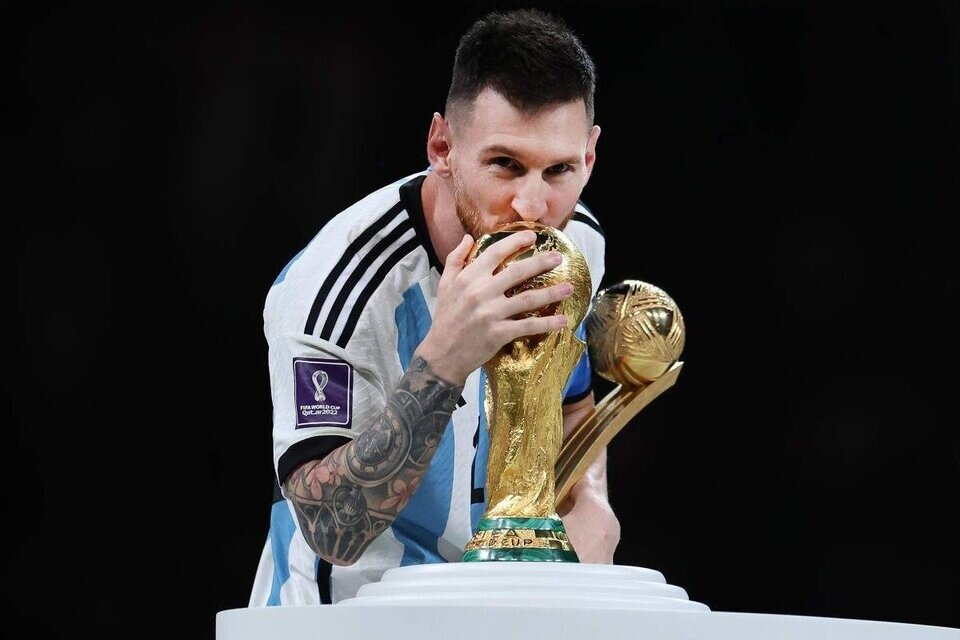
#> input picture 2023/imagenes/messi.jpeg, 960 x 640 px
$ jupyter execute 'Extra - Convoluciones.ipynb'
#> lines starting #> are read from the running program, lines starting #| are printed output that depends on the picture
[cell 1]
from PIL import Image
import numpy as np
import matplotlib.pyplot as plt

[cell 2]
messi = np.array(Image.open("imagenes/messi.jpeg").convert("L"))
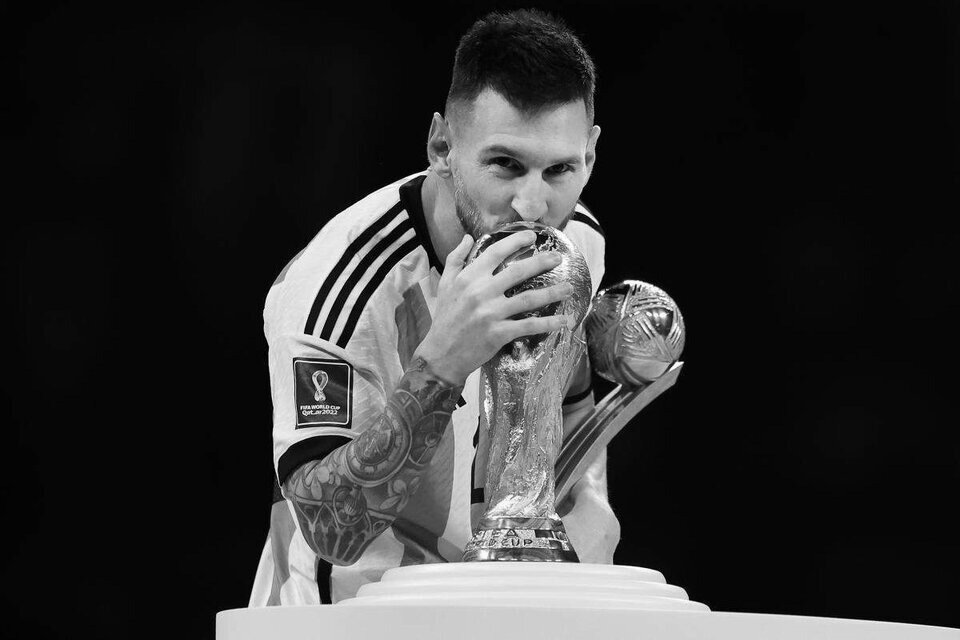
#> messi: shape (640, 960); min 0, max 255, mean 49.9
patron1 = np.array(Image.open("imagenes/patron.jpg").convert("L"))
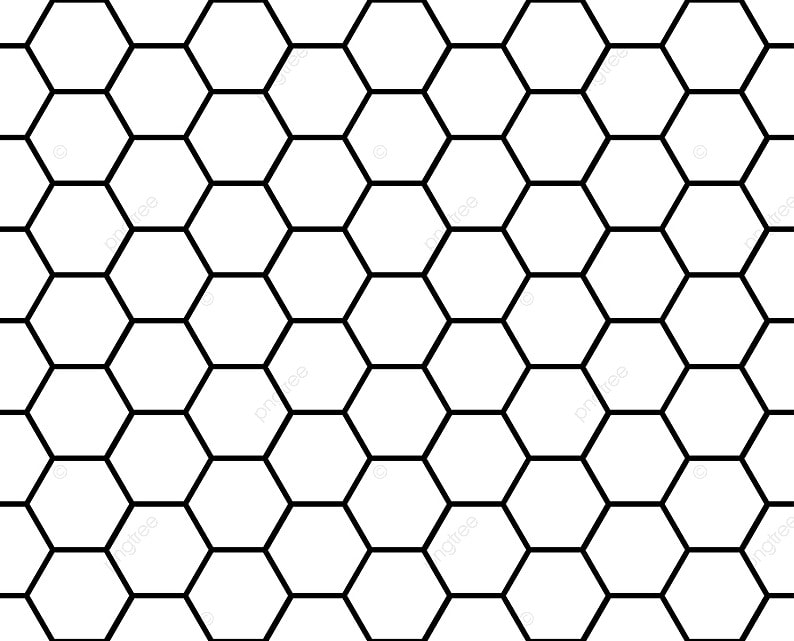
#> input picture 2023/imagenes/patron.jpg, 794 x 641 px
#> patron1 is the input picture: shape (641, 794); min 0, max 255, mean 225.3
patron2 = np.array(Image.open("imagenes/patron.png").convert("L"))
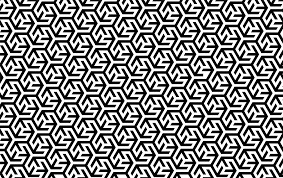
#> input picture 2023/imagenes/patron.png, 283 x 178 px

plt.imshow(messi, cmap='gray')
plt.show()

[cell 3]
messi

[cell 4]
from scipy import signal

def apply_convolution(image, kernel):
    # Apply convolution
    filtered_image = signal.convolve2d(image, kernel)
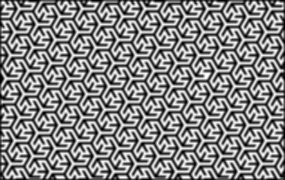
#> filtered_image: shape (180, 285) float64; min 0, max 255, mean 133.5; drawn with min black and max white
    print

    # Plot original and filtered image
    fig, (ax1, ax2) = plt.subplots(1, 2, figsize=(10, 5))
    ax1.imshow(image, cmap='gray')
    ax1.set_title('Imagen Original')
    ax2.imshow(np.absolute(filtered_image), cmap='gray')
    ax2.set_title('Con Filtro')
    plt.show()

[cell 5]
blur = np.array([
    [1/9,1/9,1/9],
    [1/9,1/9,1/9],
    [1/9,1/9,1/9]
    ])

apply_convolution(patron2, blur)

[cell 6]
blur_large = np.array([[1/25, 1/25, 1/25, 1/25, 1/25],
                         [1/25, 1/25, 1/25, 1/25, 1/25],
                         [1/25, 1/25, 1/25, 1/25, 1/25],
                         [1/25, 1/25, 1/25, 1/25, 1/25],
                         [1/25, 1/25, 1/25, 1/25, 1/25]])

apply_convolution(patron2, blur_large)
#> in apply_convolution (call 2), `filtered_image = signal.convolve2d(image, kernel)`:
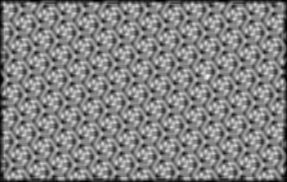
#> filtered_image: shape (182, 287) float64; min 0, max 248.8, mean 131.1

[cell 7]
import scipy.stats as st

def gkern(kernlen=21, nsig=3):
    """Returns a 2D Gaussian kernel."""

    x = np.linspace(-nsig, nsig, kernlen+1)
    kern1d = np.diff(st.norm.cdf(x))
    kern2d = np.outer(kern1d, kern1d)
    return kern2d/kern2d.sum()

gaussian_blur = gkern(20)
print(gaussian_blur)
apply_convolution(messi, gaussian_blur)
#> in apply_convolution (call 3), `filtered_image = signal.convolve2d(image, kernel)`:
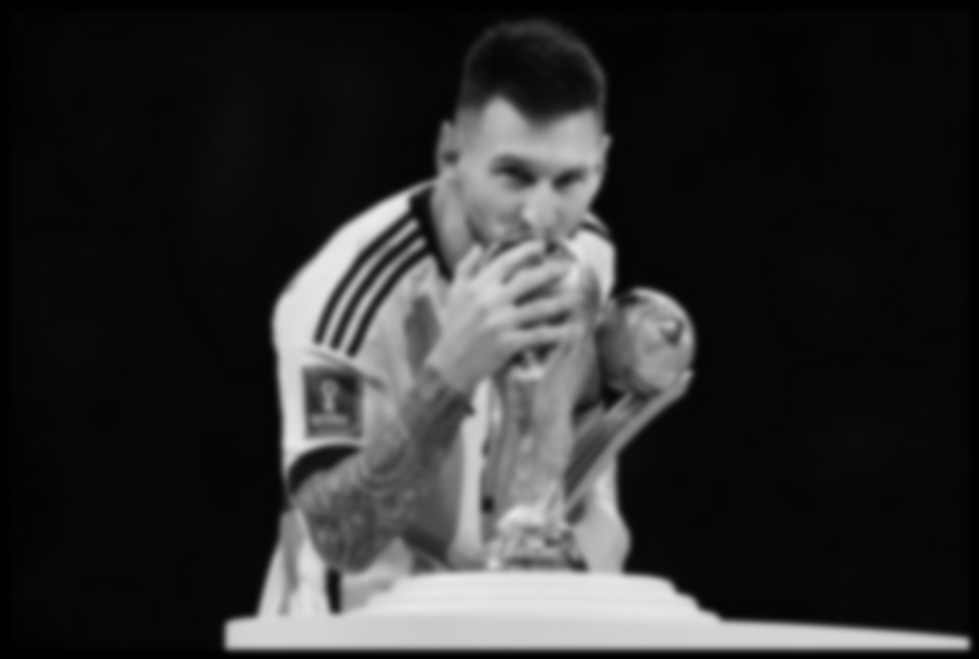
#> filtered_image: shape (659, 979) float64; min 1.35e-05, max 233.9, mean 47.5

[cell 8]
ejes_verticales = np.array([[-1,0,1],
                              [-1,0,1],
                              [-1,0,1]])

apply_convolution(messi, ejes_verticales)
#> in apply_convolution (call 4), `filtered_image = signal.convolve2d(image, kernel)`:
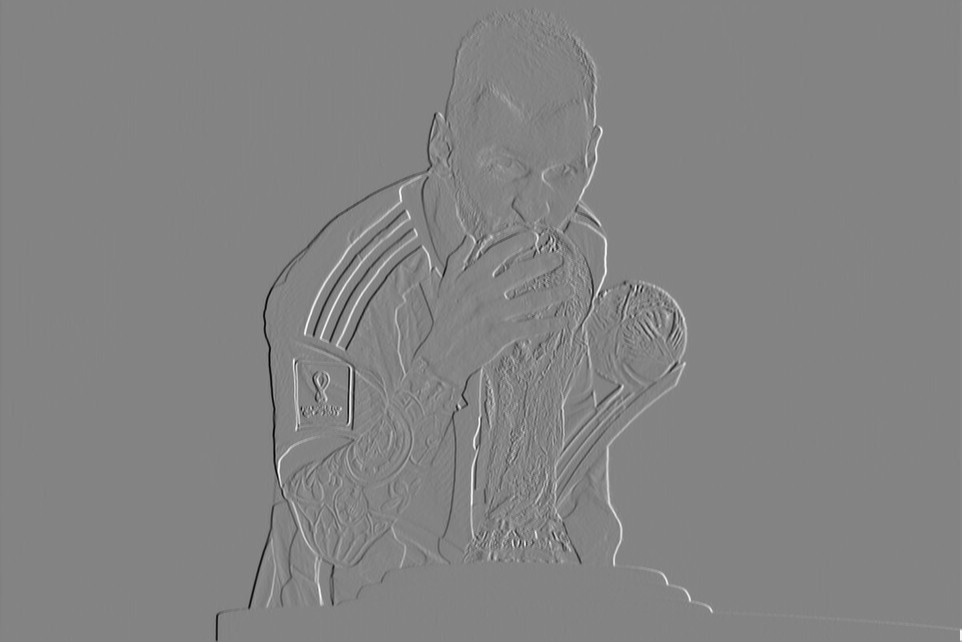
#> filtered_image: shape (642, 962) int64; min -724, max 678, mean 0; drawn with min black and max white
#> in apply_convolution (call 4), `plt.show()`:
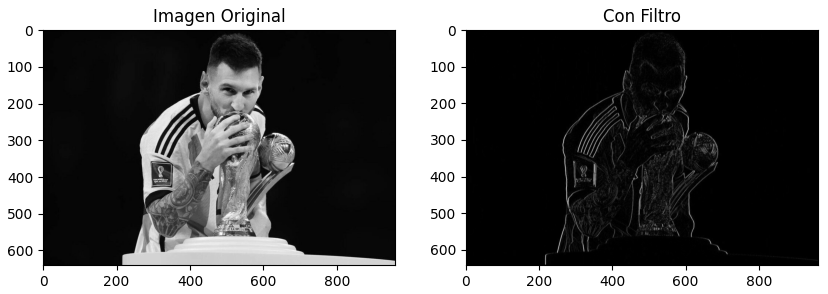
#> figure drawn by matplotlib, 2 panels

[cell 9]
ejes_horizontales = np.array([[-1,-1,-1],
                            [0,0,0],
                            [1,1,1]])

apply_convolution(messi, ejes_horizontales)
#> in apply_convolution (call 5), `filtered_image = signal.convolve2d(image, kernel)`:
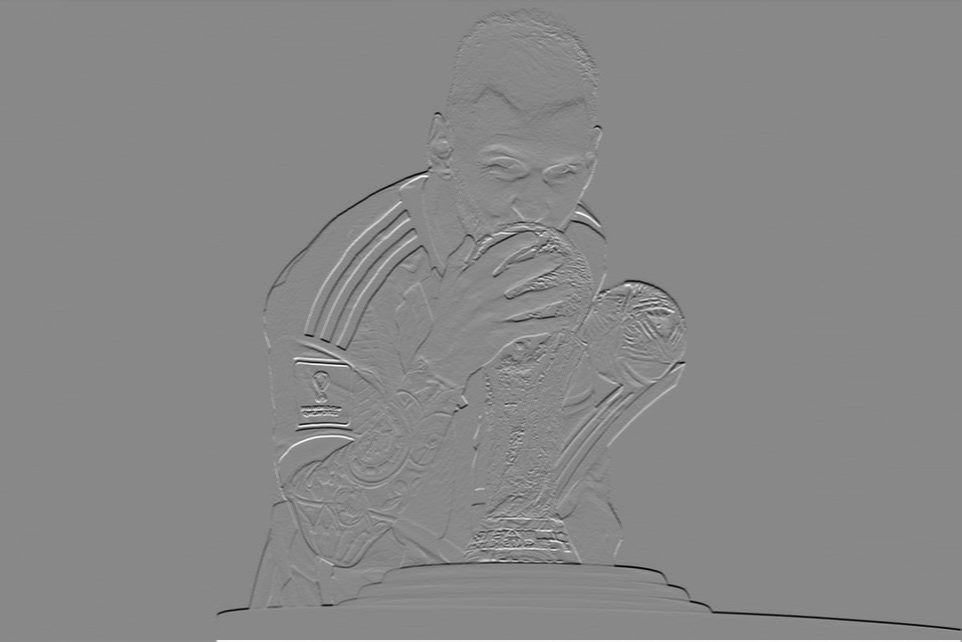
#> filtered_image: shape (642, 962) int64; min -746, max 650, mean 0; drawn with min black and max white

[cell 10]
laplacian_kernel = np.array([[0, 1, 0],
                             [1, -4, 1],
                             [0, 1, 0]])

apply_convolution(messi, laplacian_kernel)
#> in apply_convolution (call 6), `filtered_image = signal.convolve2d(image, kernel)`:
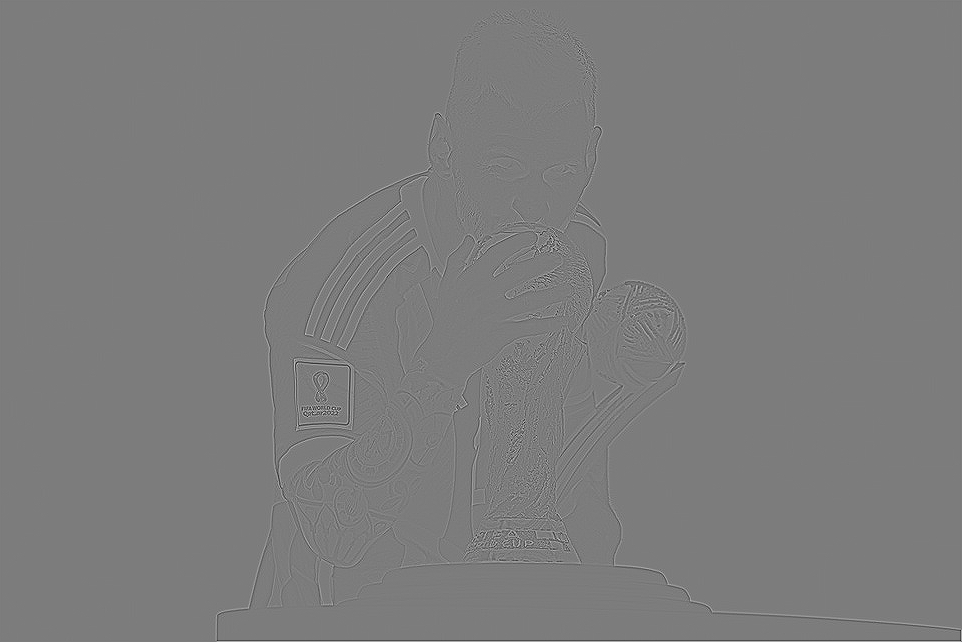
#> filtered_image: shape (642, 962) int64; min -534, max 559, mean 0; drawn with min black and max white
